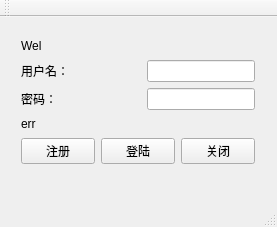
<?xml version="1.0" encoding="UTF-8"?>
<ui version="4.0">
 <class>MainWindow</class>
 <widget class="QMainWindow" name="MainWindow">
  <property name="geometry">
   <rect>
    <x>0</x>
    <y>0</y>
    <width>277</width>
    <height>227</height>
   </rect>
  </property>
  <property name="windowTitle">
   <string>MainWindow</string>
  </property>
  <widget class="QWidget" name="centralWidget">
   <widget class="QWidget" name="verticalLayoutWidget">
    <property name="geometry">
     <rect>
      <x>10</x>
      <y>10</y>
      <width>256</width>
      <height>148</height>
     </rect>
    </property>
    <layout class="QVBoxLayout" name="verticalLayout">
     <item>
      <widget class="QLabel" name="label">
       <property name="text">
        <string>Wel</string>
       </property>
      </widget>
     </item>
     <item>
      <layout class="QHBoxLayout" name="horizontalLayout">
       <item>
        <widget class="QLabel" name="label_2">
         <property name="text">
          <string>用户名：</string>
         </property>
        </widget>
       </item>
       <item>
        <spacer name="horizontalSpacer">
         <property name="orientation">
          <enum>Qt::Horizontal</enum>
         </property>
         <property name="sizeHint" stdset="0">
          <size>
           <width>40</width>
           <height>20</height>
          </size>
         </property>
        </spacer>
       </item>
       <item>
        <widget class="QLineEdit" name="lineEdit"/>
       </item>
      </layout>
     </item>
     <item>
      <layout class="QHBoxLayout" name="horizontalLayout_2">
       <item>
        <widget class="QLabel" name="label_3">
         <property name="text">
          <string>密码：</string>
         </property>
        </widget>
       </item>
       <item>
        <spacer name="horizontalSpacer_2">
         <property name="orientation">
          <enum>Qt::Horizontal</enum>
         </property>
         <property name="sizeHint" stdset="0">
          <size>
           <width>40</width>
           <height>20</height>
          </size>
         </property>
        </spacer>
       </item>
       <item>
        <widget class="QLineEdit" name="lineEdit_2"/>
       </item>
      </layout>
     </item>
     <item>
      <widget class="QLabel" name="label_4">
       <property name="text">
        <string>err</string>
       </property>
      </widget>
     </item>
     <item>
      <layout class="QHBoxLayout" name="horizontalLayout_3">
       <item>
        <widget class="QPushButton" name="pushButton">
         <property name="text">
          <string>注册</string>
         </property>
        </widget>
       </item>
       <item>
        <widget class="QPushButton" name="pushButton_2">
         <property name="text">
          <string>登陆</string>
         </property>
        </widget>
       </item>
       <item>
        <widget class="QPushButton" name="pushButton_3">
         <property name="text">
          <string>关闭</string>
         </property>
        </widget>
       </item>
      </layout>
     </item>
    </layout>
   </widget>
  </widget>
  <widget class="QMenuBar" name="menuBar">
   <property name="geometry">
    <rect>
     <x>0</x>
     <y>0</y>
     <width>277</width>
     <height>22</height>
    </rect>
   </property>
  </widget>
  <widget class="QToolBar" name="mainToolBar">
   <attribute name="toolBarArea">
    <enum>TopToolBarArea</enum>
   </attribute>
   <attribute name="toolBarBreak">
    <bool>false</bool>
   </attribute>
  </widget>
  <widget class="QStatusBar" name="statusBar"/>
 </widget>
 <layoutdefault spacing="6" margin="11"/>
 <resources/>
 <connections/>
</ui>
